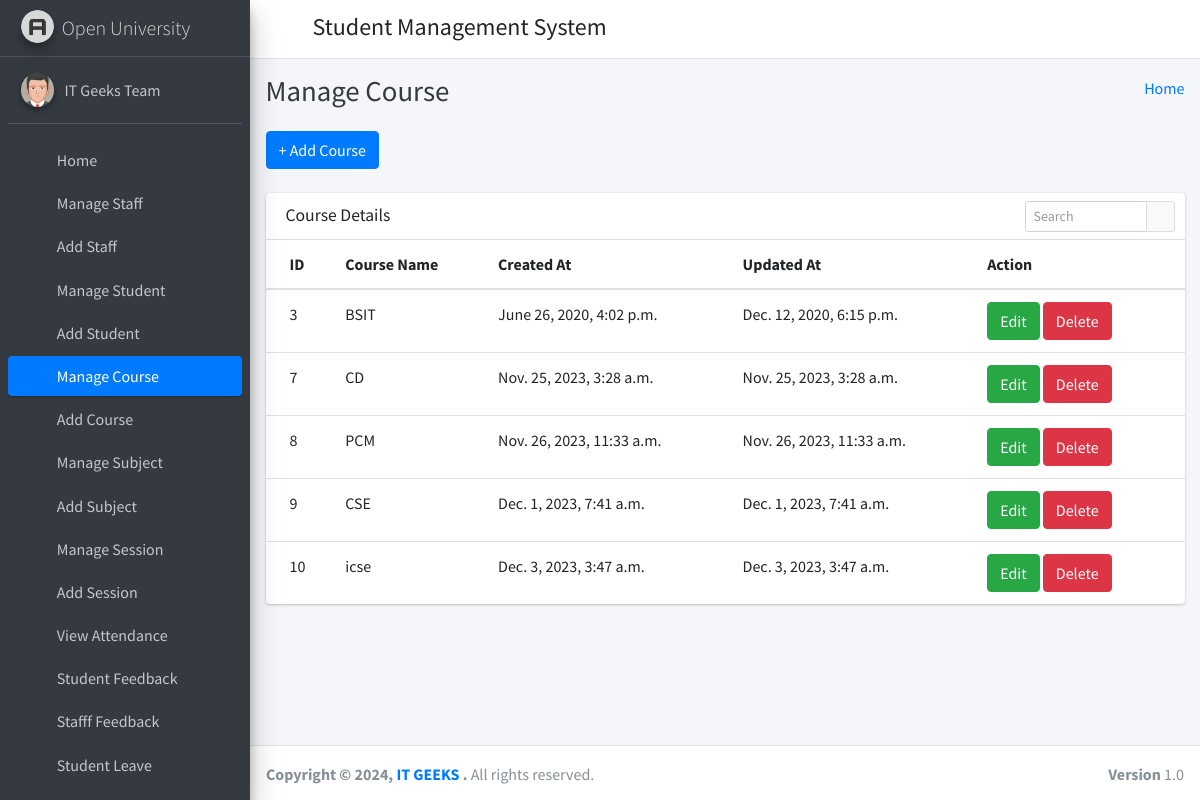
/manage_course/ (signed in), run on the app's committed database.
### student_management_app/models.py (models this page shows)
class CustomUser(AbstractUser):
    user_type_data = ((1, "HOD"), (2, "Staff"), (3, "Student"))
    user_type = models.CharField(default=1, choices=user_type_data, max_length=10)

class Courses(models.Model):
    id = models.AutoField(primary_key=True)
    course_name = models.CharField(max_length=255)
    created_at = models.DateTimeField(auto_now_add=True)
    updated_at = models.DateTimeField(auto_now=True)
    objects = models.Manager()

### student_management_app/HodViews.py (the view)
# urls.py: path('manage_course/', HodViews.manage_course, name="manage_course"),
def manage_course(request):
    courses = Courses.objects.all()
    context = {
        "courses": courses
    }
    return render(request, 'hod_template/manage_course_template.html', context)

### student_management_app/LoginCheckMiddleWare.py (called while the page is built, shortened)
    def process_view(self, request, view_func, view_args, view_kwargs):
        modulename = view_func.__module__
        user = request.user
        if user.is_authenticated:
            if user.user_type == "1":
                if modulename == "student_management_app.HodViews":
                    pass
                elif modulename == "student_management_app.views" or modulename == "django.views.static":
                    pass
                else:
                    return redirect("admin_home")
            else:
                return redirect("login")
        else:
            if request.path == reverse("login") or request.path == reverse("doLogin"):
                pass
            else:
                return redirect("login")

### student_management_app/templates/hod_template/manage_course_template.html (shortened to what this page needs)
{% extends 'hod_template/base_template.html' %}
{% block page_title %}
    Manage Course
{% endblock page_title %}
{% block main_content %}
{% load static %}
<section class="content">
        <div class="container-fluid">
            <a class="btn btn-primary" href="{% url 'add_course' %}" role="button">+ Add Course</a> <br/>&nbsp;
            <div class="row">
                <div class="col-md-12">
                    <div class="card">
                        <div class="card-header">
                            <h3 class="card-title">Course Details</h3>
                            <div class="card-tools">
                            <div class="input-group input-group-sm" style="width: 150px;">
                                <input type="text" name="table_search" class="form-control float-right" placeholder="Search">
                                <div class="input-group-append">
                                <button type="submit" class="btn btn-default"><i class="fas fa-search"></i></button>
                                </div>
                            </div>
                            </div>
                        </div>
                        <div class="card-body table-responsive p-0">
                            <table class="table table-hover text-nowrap">
                            <thead>
                                <tr>
                                <th>ID</th>
                                <th>Course Name</th>
                                <th>Created At</th>
                                <th>Updated At</th>
                                <th>Action</th>
                                </tr>
                            </thead>
                            <tbody>
                                {% for course in courses %}
                                <tr>
                                <td>{{ course.id }}</td>
                                <td>{{ course.course_name }}</td>
                                <td>{{ course.created_at }}</td>
                                <td>{{ course.updated_at }}</td>
                                <td>
                                    <a href="{% url 'edit_course' course.id %}" class="btn btn-success">Edit</a>
                                    <a href="{% url 'delete_course' course.id %}" class="btn btn-danger">Delete</a>
                                </td>
                                </tr>
                                {% endfor %}
                            </tbody>
                            </table>
                        </div>
                        </div>
                </div>
            </div>
        </div>
      </section>
  {% endblock main_content %}

### student_management_app/templates/hod_template/base_template.html (shortened to what this page needs)
{% load static %}
<!DOCTYPE html>
<html>
<head>
  <link rel="stylesheet" href="{% static "fontawesome-free/css/all.min.css" %}">
  <link rel="stylesheet" href="https://code.ionicframework.com/ionicons/2.0.1/css/ionicons.min.css">
  <link rel="stylesheet" href="{% static 'tempusdominus-bootstrap-4/css/tempusdominus-bootstrap-4.min.css' %}">
  <link rel="stylesheet" href="{% static "icheck-bootstrap/icheck-bootstrap.min.css" %}">
  <link rel="stylesheet" href="{% static "jqvmap/jqvmap.min.css" %}">
  <link rel="stylesheet" href="{% static 'dist/css/adminlte.min.css'  %}">
  <link rel="stylesheet" href="{% static "overlayScrollbars/css/OverlayScrollbars.min.css" %}">
  <link rel="stylesheet" href="{% static "daterangepicker/daterangepicker.css" %}">
  <link rel="stylesheet" href="{% static "summernote/summernote-bs4.css" %}">
</head>
<body class="hold-transition sidebar-mini layout-fixed">
  <div class="wrapper">
    <nav class="main-header navbar navbar-expand navbar-white navbar-light">
      <ul class="navbar-nav">
        <li class="nav-item">
          <a class="nav-link" data-widget="pushmenu" href="#" role="button"><i class="fas fa-bars"></i></a>
        </li>
      </ul>
      <h4 style="margin-left: 10px; margin-top: 5px;">Student Management System</h4>
      <ul class="navbar-nav ml-auto">
      <li class="nav-item dropdown">
        <a class="nav-link" data-toggle="dropdown" href="#" aria-expanded="false">
          <i class="fas fa-cog"></i>
        </a>
      </li>
    </ul>
    </nav>
    {% include 'hod_template/sidebar_template.html' with user=user id=id %}
    <div class="content-wrapper">
      <div class="content-header">
        <div class="container-fluid">
          <div class="row mb-2">
            <div class="col-sm-6">
              <h1 class="m-0 text-dark">
                {% block page_title %}
                {% endblock page_title %}
              </h1>
            </div>
            <div class="col-sm-6">
              <ol class="breadcrumb float-sm-right">
                <li class="breadcrumb-item"><a href="{% url 'admin_home' %}">Home</a></li>
              </ol>
            </div>
          </div>
        </div>
      </div>
      {% block main_content %}
      {% endblock main_content %}
    </div>
    {% include 'hod_template/footer.html' %}
  </div>
</body>
</html>

### student_management_app/templates/hod_template/sidebar_template.html (shortened to what this page needs)
{% load static %}
<aside class="main-sidebar sidebar-dark-primary elevation-4">
      <a href="{% url 'admin_home' %}" class="brand-link">
        <img src="{% static 'dist/img/AdminLTELogo.png' %}" alt="AdminLTE Logo" class="brand-image img-circle elevation-3"
            style="opacity: .8">
        <span class="brand-text font-weight-light">Open University</span>
      </a>
      <div class="sidebar">
        <div class="user-panel mt-3 pb-3 mb-3 d-flex">
          <div class="image">
            <img src="{% static 'dist/img/user2-160x160.jpg' %}" class="img-circle elevation-2" alt="User Image">
          </div>
          <div class="info">
            <a href="{% url 'admin_profile' %}" class="d-block">{{ user.first_name }} {{ user.last_name }}</a>
          </div>
        </div>
        <nav class="mt-2">
          <ul class="nav nav-pills nav-sidebar flex-column" data-widget="treeview" role="menu" data-accordion="false">
            <li class="nav-item">
              {% url 'admin_home' as admin_home %}
              <a href="{{ admin_home }}" class="nav-link {% if request.path == admin_home %} active {% endif %}">
                <i class="nav-icon fas fa-tachometer-alt"></i>
                <p>
                  Home
                </p>
              </a>
            </li>
            <li class="nav-item">
              {% url 'manage_staff' as manage_staff %}
              {% url 'edit_staff' staff_id=id as edit_staff %}
              <a href="{{ manage_staff }}" class="nav-link {% if request.path == manage_staff %} active {% endif %} {% if request.path == edit_staff %} active {% endif %}">
                <i class="nav-icon fas fa-chalkboard-teacher"></i>
                <p>
                  Manage Staff
                </p>
              </a>
            </li>
            <li class="nav-item">
              {% url 'add_staff' as add_staff %}
              <a href="{{ add_staff }}" class="nav-link {% if request.path == add_staff %} active {% endif %}">
                <i class="nav-icon fas fa-th"></i>
                <p>
                  Add Staff
                </p>
              </a>
            </li>
            <li class="nav-item">
              {% url 'manage_student' as manage_student %}
              {% url 'edit_student' student_id=id as edit_student %}
              <a href="{{ manage_student }}" class="nav-link {% if request.path == manage_student %} active {% endif %} {% if request.path == edit_student %} active {% endif %}">
                <i class="nav-icon fas fa-user-graduate"></i>
                <p>
                  Manage Student
                </p>
              </a>
            </li>
            <li class="nav-item">
              {% url 'add_student' as add_student %}
              <a href="{{ add_student }}" class="nav-link {% if request.path == add_student %} active {% endif %}">
                <i class="nav-icon fas fa-th"></i>
                <p>
                  Add Student
                </p>
              </a>
            </li>
            <li class="nav-item">
              {% url 'manage_course' as manage_course %}
              {% url 'edit_course' course_id=id as edit_course %}
              <a href="{{ manage_course }}" class="nav-link {% if request.path == manage_course %} active {% endif %} {% if request.path == edit_course %} active {% endif %}">
                <i class="nav-icon fas fa-chalkboard"></i>
                <p>
                  Manage Course
                </p>
              </a>
            </li>
            <li class="nav-item">
            {% url 'add_course' as add_course %}
              <a href="{{ add_course }}" class="nav-link {% if request.path == add_course %} active {% endif %}">
                <i class="nav-icon fas fa-th"></i>
                <p>
                  Add Course
                </p>
              </a>
            </li>
            <li class="nav-item">
              {% url 'manage_subject' as manage_subject %}
              {% url 'edit_subject' subject_id=id as edit_subject %}
              <a href="{{ manage_subject }}" class="nav-link {% if request.path == manage_subject %} active {% endif %} {% if request.path == edit_subject %} active {% endif %}">
                <i class="nav-icon fas fa-book"></i>
                <p>
                  Manage Subject
                </p>
              </a>
            </li>
            <li class="nav-item">
              {% url 'add_subject' as add_subject %}
              <a href="{{ add_subject }}" class="nav-link {% if request.path == add_subject %} active {% endif %}">
                <i class="nav-icon fas fa-th"></i>
                <p>
                  Add Subject
                </p>
              </a>
            </li>
            <li class="nav-item">
              {% url 'manage_session' as manage_session %}
              {% url 'edit_session' session_id=id as edit_session %}
              <a href="{{ manage_session }}" class="nav-link {% if request.path == manage_session %} active {% endif %} {% if request.path == edit_session %} active {% endif %}">
                <i class="nav-icon fas fa-graduation-cap"></i>
                <p>
                  Manage Session
                </p>
              </a>
            </li>
            <li class="nav-item">
              {% url 'add_session' as add_session %}
              <a href="{{ add_session }}" class="nav-link {% if request.path == add_session %} active {% endif %}">
                <i class="nav-icon fas fa-th"></i>
                <p>
                  Add Session
                </p>
              </a>
            </li>
            <li class="nav-item">
              {% url 'admin_view_attendance' as admin_view_attendance %}
              <a href="{{ admin_view_attendance }}" class="nav-link {% if request.path == admin_view_attendance %} active {% endif %}">
                <i class="nav-icon fas fa-calendar-alt"></i>
                <p>
                  View Attendance
                </p>
              </a>
            </li>
            <li class="nav-item">
              {% url 'student_feedback_message' as student_feedback_message %}
              <a href="{{ student_feedback_message }}" class="nav-link {% if request.path == student_feedback_message %} active {% endif %}">
                <i class="nav-icon fas fa-th"></i>
                <p>
                  Student Feedback
                </p>
              </a>
            </li>
            <li class="nav-item">
              {% url 'staff_feedback_message' as staff_feedback_message %}
              <a href="{{ staff_feedback_message }}" class="nav-link {% if request.path == staff_feedback_message %} active {% endif %}">
                <i class="nav-icon fas fa-th"></i>
                <p>
                  Stafff Feedback
                </p>
              </a>
            </li>
            <li class="nav-item">
              {% url 'student_leave_view' as student_leave_view %}
              <a href="{{ student_leave_view }}" class="nav-link {% if request.path == student_leave_view %} active {% endif %}">
                <i class="nav-icon fas fa-th"></i>
                <p>
                  Student Leave
                </p>
              </a>
            </li>
            <li class="nav-item">
              {% url 'staff_leave_view' as staff_leave_view %}
              <a href="{{ staff_leave_view }}" class="nav-link {% if request.path == staff_leave_view %} active {% endif %}">
                <p>
                </p>
              </a>
            </li>
          </ul>
        </nav>
      </div>
    </aside>

### student_management_app/templates/hod_template/footer.html
<footer class="main-footer">
      <strong>Copyright &copy; {% now "Y" %}, <a href="https://www.linkedin.com/in/krishnaraj-singh-bais-702a3620b/">IT GEEKS </a>.</strong>
      All rights reserved.
      <div class="float-right d-none d-sm-inline-block">
        <b>Version</b> 1.0
      </div>
    </footer>

### data on the page
CustomUser: first_name "IT Geeks", last_name "Team"
Courses: id "3", course_name "BSIT", created_at "June 26, 2020, 4:02 p.m.", updated_at "Dec. 12, 2020, 6:15 p.m."
Courses: id "7", course_name "CD", created_at "Nov. 25, 2023, 3:28 a.m.", updated_at "Nov. 25, 2023, 3:28 a.m."
Courses: id "8", course_name "PCM", created_at "Nov. 26, 2023, 11:33 a.m.", updated_at "Nov. 26, 2023, 11:33 a.m."
Courses: id "9", course_name "CSE", created_at "Dec. 1, 2023, 7:41 a.m.", updated_at "Dec. 1, 2023, 7:41 a.m."
Courses: id "10", course_name "icse", created_at "Dec. 3, 2023, 3:47 a.m.", updated_at "Dec. 3, 2023, 3:47 a.m."
